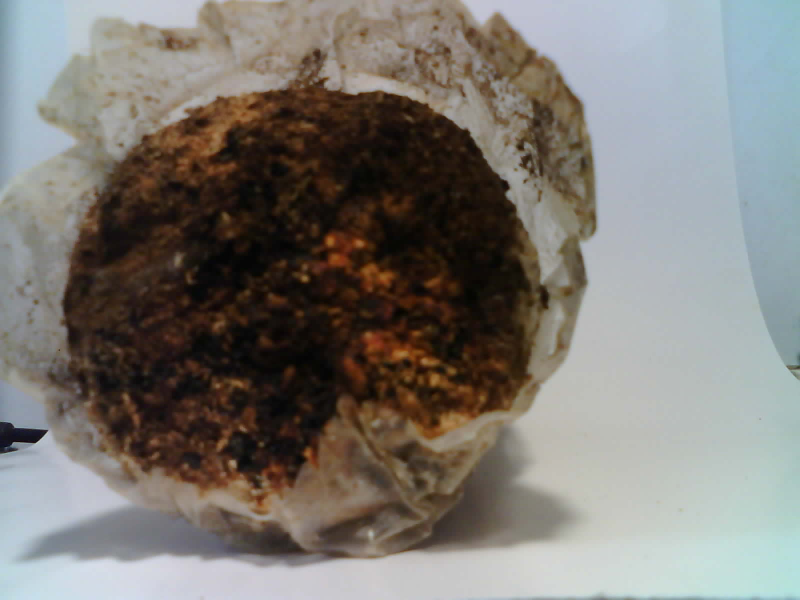
#> input picture captured_images/rusak/photo.jpg, 1600 x 1200 px, given as the content of the folder jamur_sehat, which was not available (shown at 1/2 size)
$ python Image_prosesing.py   (older library calls are emulated)
#> lines starting #> are read from the running program, lines starting #| are printed output that depends on the picture; after the words box and inside, x2 and y2 are one past the last pixel; in counts of white or black regions, pixels touching at a corner belong together; pictures that were not available may be replaced by others from this repository, and a replacement may not be noted
import cv2
import numpy as np
import pandas as pd
import os
from skimage.feature import graycomatrix, graycoprops

class FeatureExtractor:
    def __init__(self, image_folders):
        self.image_folders = image_folders

    def extract_texture_features(self, image_path):
        # Load the image
        image = cv2.imread(image_path, cv2.IMREAD_GRAYSCALE)

        # Compute GLCM
        glcm = graycomatrix(image, [1], [0], symmetric=True, normed=True)

        # Extract texture properties (contrast, correlation, energy, homogeneity)
        contrast = graycoprops(glcm, prop='contrast')[0, 0]
        correlation = graycoprops(glcm, prop='correlation')[0, 0]
        energy = graycoprops(glcm, prop='energy')[0, 0]
        homogeneity = graycoprops(glcm, prop='homogeneity')[0, 0]

        return [contrast, correlation, energy, homogeneity]

    def extract_color_features(self, image_path):
        # Load the image
        image = cv2.imread(image_path)

        # Calculate the average value of each channel (R, G, B)
        r, g, b = cv2.split(image)
        avg_r = np.mean(r)
        avg_g = np.mean(g)
        avg_b = np.mean(b)

        return [avg_r, avg_g, avg_b]

    def extract_edge_features(self, image_path):
        # Load the image
        image = cv2.imread(image_path, cv2.IMREAD_GRAYSCALE)

        # Apply Canny edge detection
        edges = cv2.Canny(image, 100, 200)

        # Calculate the percentage of edge pixels
        edge_percentage = np.sum(edges) / (image.shape[0] * image.shape[1])

        return [edge_percentage]

    def extract_features_and_save(self, output_folder):
        # Mendapatkan daftar file gambar dalam folder
        feature_data = []

        for folder in self.image_folders:
            image_files = [f for f in os.listdir(folder) if f.endswith('.jpg')]
            for image_file in image_files:
                image_path = os.path.join(folder, image_file)
                texture_features = self.extract_texture_features(image_path)
#> in extract_texture_features, `image = cv2.imread(image_path, cv2.IMREAD_GRAYSCALE)`:
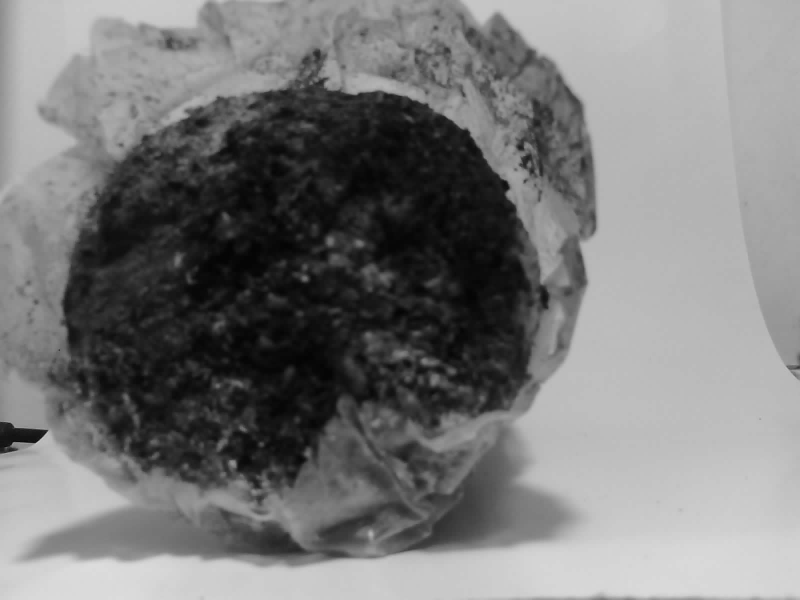
#> image: shape (1200, 1600) (shown at 1/2 size); min 0, max 220, mean 121.8
#> in extract_texture_features, `contrast = graycoprops(glcm, prop='contrast')[0, 0]`: contrast = 3.58
#> in extract_texture_features, `correlation = graycoprops(glcm, prop='correlation')[0, 0]`: correlation = 1
#> in extract_texture_features, `energy = graycoprops(glcm, prop='energy')[0, 0]`: energy = 0.0774
#> in extract_texture_features, `homogeneity = graycoprops(glcm, prop='homogeneity')[0, 0]`: homogeneity = 0.754
#> texture_features = [3.58, 1, 0.0774, 0.754]
                color_features = self.extract_color_features(image_path)
#> in extract_color_features, image is the input picture: shape (1200, 1600, 3); mean B, G, R 116, 121.3, 124.9
#> in extract_color_features, `r, g, b = cv2.split(image)`:
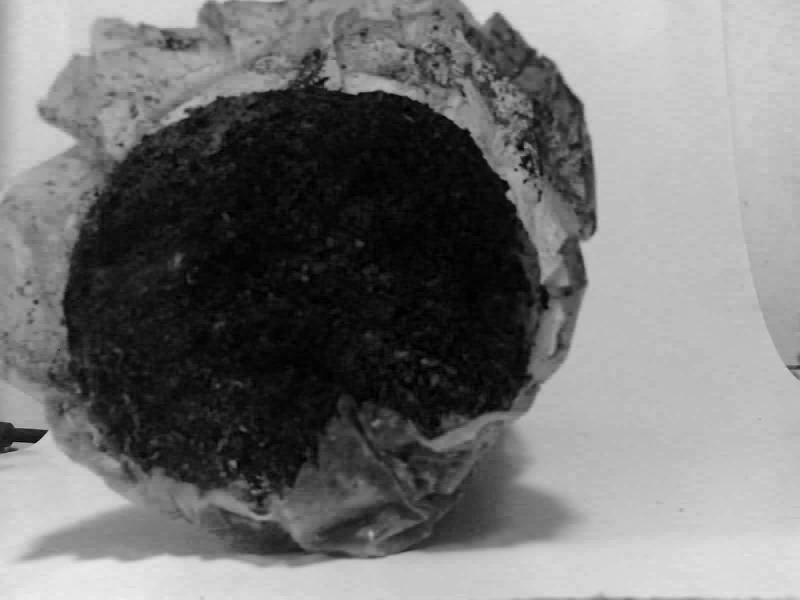
#> r: shape (1200, 1600) (shown at 1/2 size); min 0, max 239, mean 116
#> in extract_color_features, `r, g, b = cv2.split(image)`:
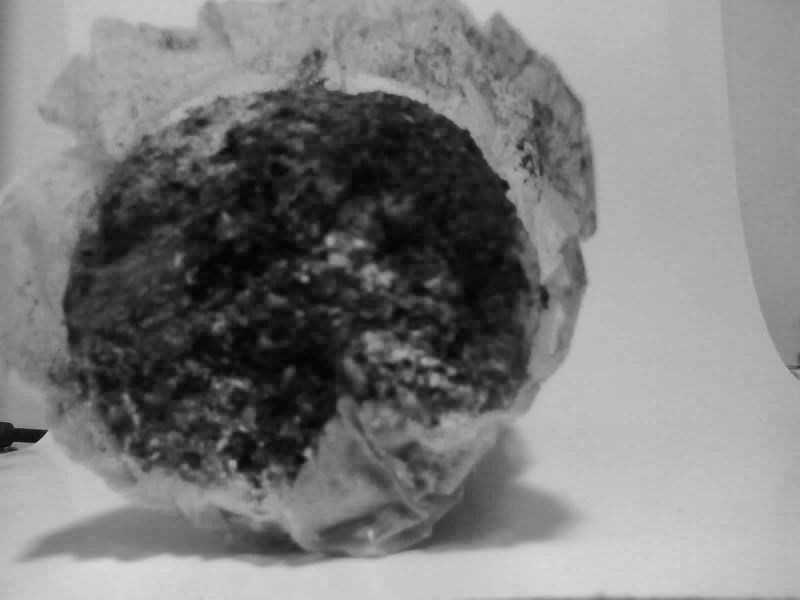
#> b: shape (1200, 1600) (shown at 1/2 size); min 0, max 216, mean 124.9
#> in extract_color_features, `avg_r = np.mean(r)`: avg_r = 116
#> in extract_color_features, `avg_g = np.mean(g)`: avg_g = 121.3
#> in extract_color_features, `avg_b = np.mean(b)`: avg_b = 124.9
#> color_features = [116, 121.3, 124.9]
                edge_features = self.extract_edge_features(image_path)
#> in extract_edge_features, `edges = cv2.Canny(image, 100, 200)`:
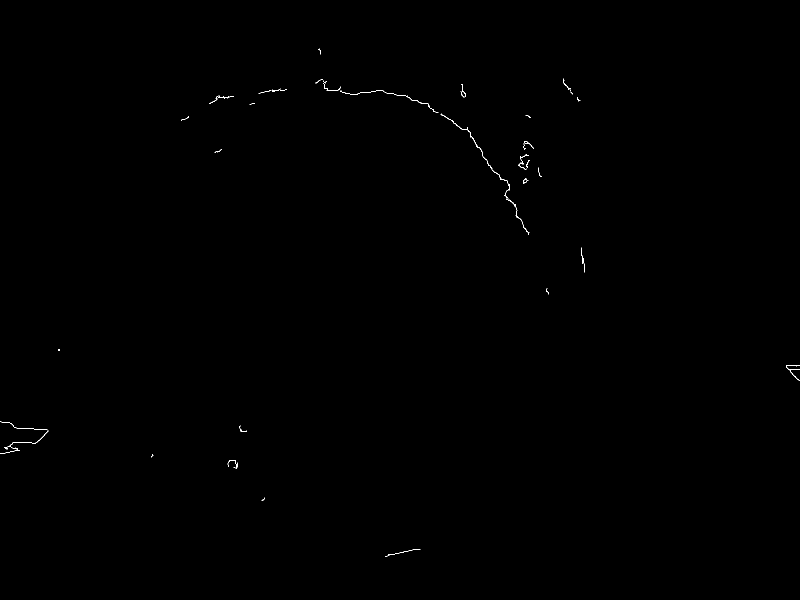
#> edges: shape (1200, 1600) (shown at 1/2 size); 0.11% white in thin lines or dots, all inside (x1, y1, x2, y2) = (0, 97, 1600, 1113)
#> in extract_edge_features, `edge_percentage = np.sum(edges) / (image.shape[0] * image.shape[1])`: edge_percentage = 0.272
#> edge_features = [0.272]

                # Menentukan kategori berdasarkan nama folder
                label = 'sehat' if 'sehat' in folder else 'rusak'

                features = texture_features + color_features + edge_features + [label]
#> features = [3.58, 1, 0.0774, 0.754, 116, 121.3, 124.9, 0.272, 'sehat']
                feature_data.append(features)

        # Membuat DataFrame dari fitur-fitur yang diekstraksi
        columns = ['Contrast', 'Correlation', 'Energy', 'Homogeneity', 'Average R', 'Average G', 'Average B', 'Edge Percentage', 'Kategori jamur']
        data = pd.DataFrame(feature_data, columns=columns)
#> data = table of 2 rows and 9 columns

        # Export data ke Excel
        output_file = os.path.join(output_folder, "output_data.xlsx")
        data.to_excel(output_file, index=False)

# Folder gambar
image_folders = ('jamur_sehat', 'jamur_rusak')

# Inisialisasi objek FeatureExtractor
feature_extractor = FeatureExtractor(image_folders)

# Ekstraksi fitur dan simpan data
output_folder = "output_data"
if not os.path.exists(output_folder):
    os.makedirs(output_folder)

feature_extractor.extract_features_and_save(output_folder)
